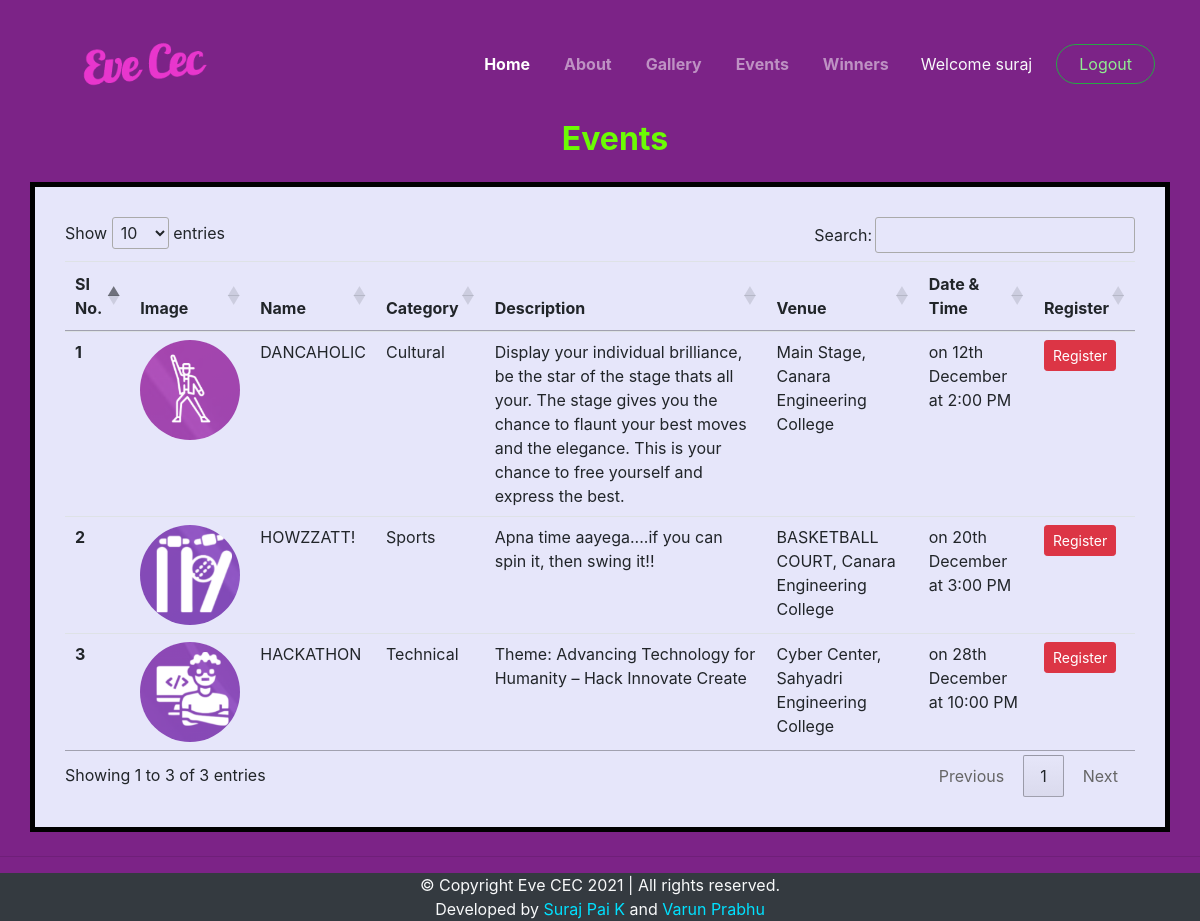
The app's page /events.php (signed in) with its own data.
### tables this page shows
CREATE TABLE `events` ( 
  `si` INT NOT NULL AUTO_INCREMENT UNIQUE KEY ,  
  `image_id` INT NOT NULL ,  
  `name` VARCHAR(30) NOT NULL ,  
  `category` VARCHAR(30) NOT NULL ,  
  `description` VARCHAR(300) NOT NULL ,  
  `venue` VARCHAR(300) NOT NULL ,  
  `d&t` VARCHAR(50) NOT NULL ,  
  `timestramp` DATETIME NOT NULL DEFAULT CURRENT_TIMESTAMP,
   PRIMARY KEY(image_id)
);

### events_table.php (the view, shortened to what this page needs)
<?php
    include 'register.php';
?>
<!DOCTYPE html>
<html lang="en">
<head>
    <link rel="stylesheet" href="https://stackpath.bootstrapcdn.com/bootstrap/4.4.1/css/bootstrap.min.css"
>
    <link rel="stylesheet" href="//cdn.datatables.net/1.10.20/css/jquery.dataTables.min.css">
    <link rel="stylesheet" href="https://cdnjs.cloudflare.com/ajax/libs/animate.css/4.1.1/animate.min.css" />
    <link rel="stylesheet" href="swiper.min.css">
    <link rel="stylesheet" href="style.css">
</head>
<body style="background-color:#7c2387;">
    <h2 class="text-center" style="padding:80px 0 0 30px;color:#6bfc03;font-weight:bold;">Events</h2>
    <div class="container my-4" style="background-color:#E6E6FA;padding:30px;border:5px solid black;">
        <table class="table" id="myTable">
            <thead>
                <tr>
                    <th scope="col">SI No.</th>
                    <th scope="col">Image</th>
                    <th scope="col">Name</th>
                    <th scope="col">Category</th>
                    <th scope="col">Description</th>
                    <th scope="col">Venue</th>
                    <th scope="col">Date & Time</th>
                    <?php
                        if($_SESSION['uname']!="admin"){
                            echo '<th scope="col">Register</th>';
                        }
                    ?>
                </tr>
            </thead>
            <tbody>
                <?php
        $sql="SELECT * FROM `events`";
        $result=mysqli_query($conn,$sql);
        $sno=0;
        while($row=mysqli_fetch_assoc($result)){
          $sno+=1;
          echo "<tr>
            <th scope='row'>".$sno."</th>
            <td><img src='Images/Events/event-".$row['image_id'].".jpg' alt='image' style='width:100px;height:100px;border-radius:50%;'></td>
            <td>".$row['name']."</td>
            <td>".$row['category']."</td>
            <td>".$row['description']."</td>
            <td>".$row['venue']."</td>
            <td>".$row['d&t']."</td>";
            if($_SESSION['uname']!="admin"){
            echo "<td><button class='register btn btn-sm btn-danger' data-toggle='modal' data-target='#registerModal' id=".$row['si'].">Register</button>
            </td></tr>";
            }
        }
      ?>
            </tbody>
        </table>
    </div>
    <hr>
</body>
</html>

### style.css (style rules this page uses)
* { margin:0; padding:0; }
html { scroll-behavior: smooth; }

### records on screen
events: shows a picture, name "DANCAHOLIC", category "Cultural", description "Display your individual brilliance, be the star of the stage thats all your. The stage gives you the chance to flaunt your best moves and the elegance. This is your chance to free yourself and express the best.", venue "Main Stage, Canara Engineering College", value "on 12th December at 2:00 PM"
events: shows a picture, name "HOWZZATT!", category "Sports", description "Apna time aayega....if you can spin it, then swing it!!", venue "BASKETBALL COURT, Canara Engineering College", value "on 20th December at 3:00 PM"
events: shows a picture, name "HACKATHON", category "Technical", description "Theme: Advancing Technology for Humanity – Hack Innovate Create", venue "Cyber Center, Sahyadri Engineering College", value "on 28th December at 10:00 PM"

### other values on screen
$_SESSION['uname'] "suraj"
